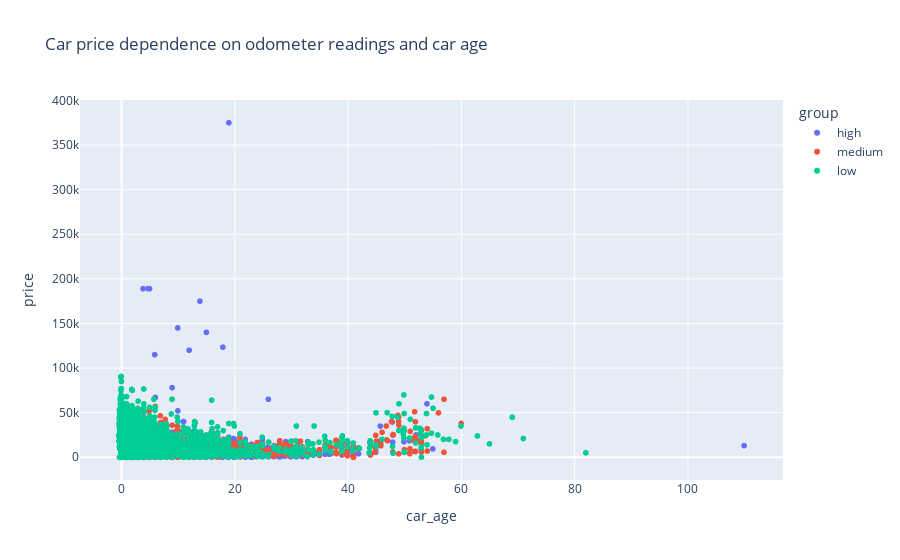

The notebook cell saved with this chart:
### Code cell
# Plot scatter plot using Plotly Express
fig = px.scatter(df, x='car_age', y='price', color='group', title='Car price dependence on odometer readings and car age')
fig.show()

### Figure 1 — Plotly figure (JSON) as saved in the notebook; plotly's stock layout.template omitted (floating-point values rounded to 4 significant figures; data arrays with more than 128 entries replaced by an {"elided": "..."} marker saying what was removed)
{"data": [{"hovertemplate": "group=high<br>car_age=%{x}<br>price=%{y}<extra></extra>", "legendgroup": "high", "marker": {"color": "#636efa", "symbol": "circle"}, "mode": "markers", "name": "high", "showlegend": true, "type": "scattergl", "x": {"elided": "23653 float values"}, "xaxis": "x", "y": {"elided": "23653 int values"}, "yaxis": "y"}, {"hovertemplate": "group=medium<br>car_age=%{x}<br>price=%{y}<extra></extra>", "legendgroup": "medium", "marker": {"color": "#EF553B", "symbol": "circle"}, "mode": "markers", "name": "medium", "showlegend": true, "type": "scattergl", "x": {"elided": "10082 float values"}, "xaxis": "x", "y": {"elided": "10082 int values"}, "yaxis": "y"}, {"hovertemplate": "group=low<br>car_age=%{x}<br>price=%{y}<extra></extra>", "legendgroup": "low", "marker": {"color": "#00cc96", "symbol": "circle"}, "mode": "markers", "name": "low", "showlegend": true, "type": "scattergl", "x": {"elided": "6828 float values"}, "xaxis": "x", "y": {"elided": "6828 int values"}, "yaxis": "y"}], "layout": {"legend": {"title": {"text": "group"}, "tracegroupgap": 0}, "title": {"text": "Car price dependence on odometer readings and car age"}, "xaxis": {"anchor": "y", "domain": [0, 1], "title": {"text": "car_age"}}, "yaxis": {"anchor": "x", "domain": [0, 1], "title": {"text": "price"}}}}
